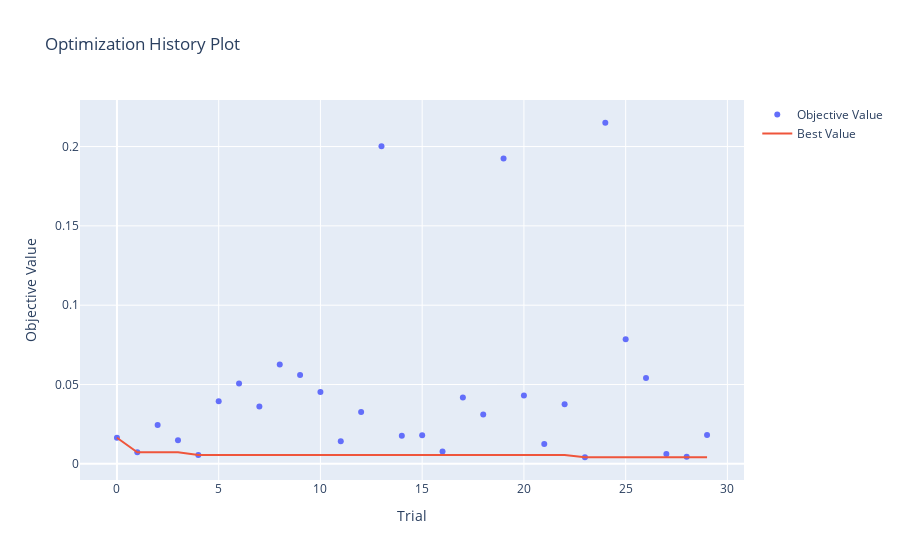
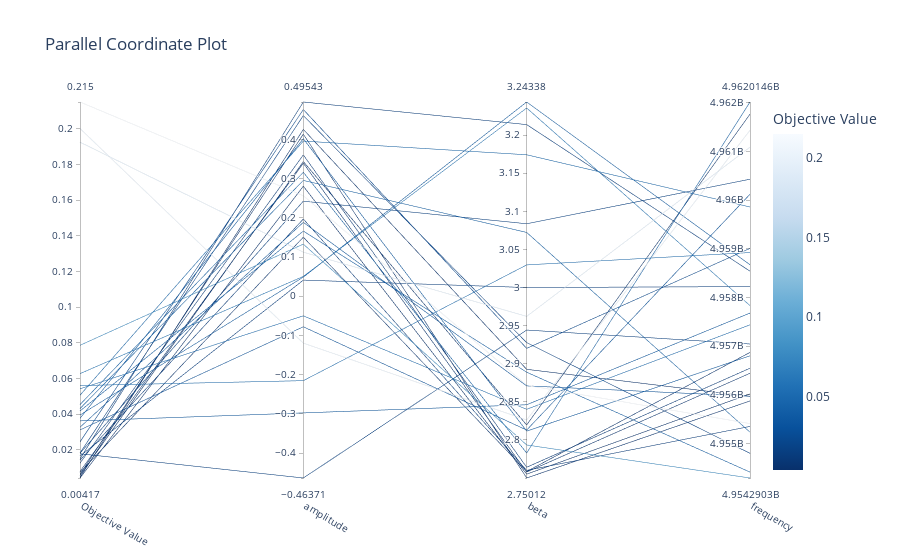

Here is the notebook cell these charts were saved with, in order:
### Markdown cell above
## Objeptimization analysis with optuna tools

### Code cell
optuna.visualization.plot_optimization_history(study).show()
optuna.visualization.plot_parallel_coordinate(study).show()
